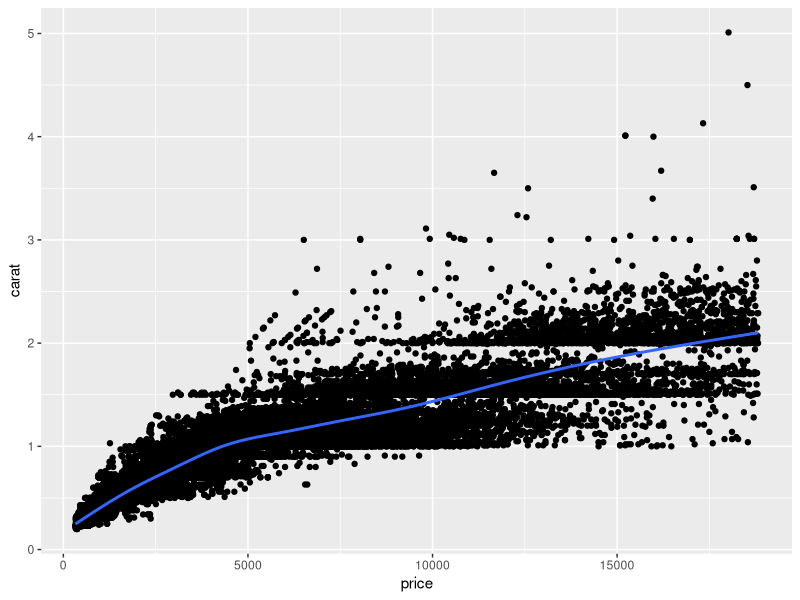
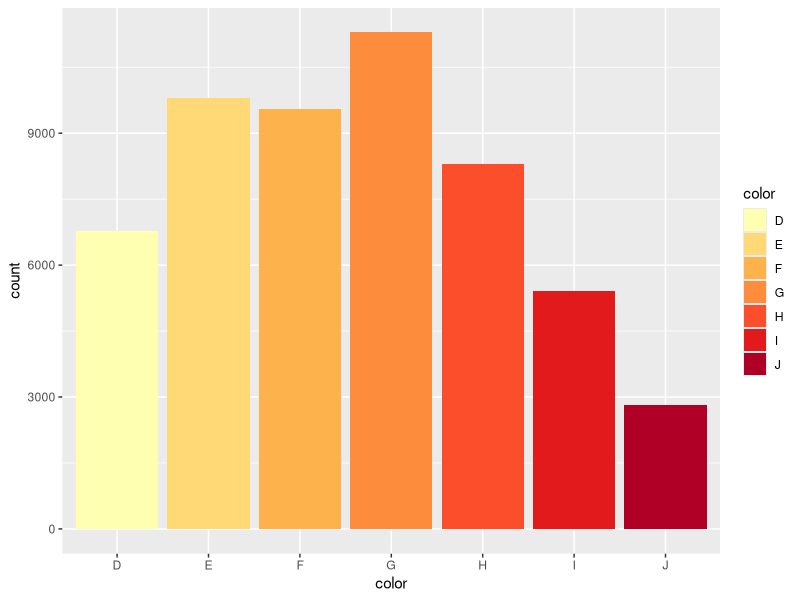
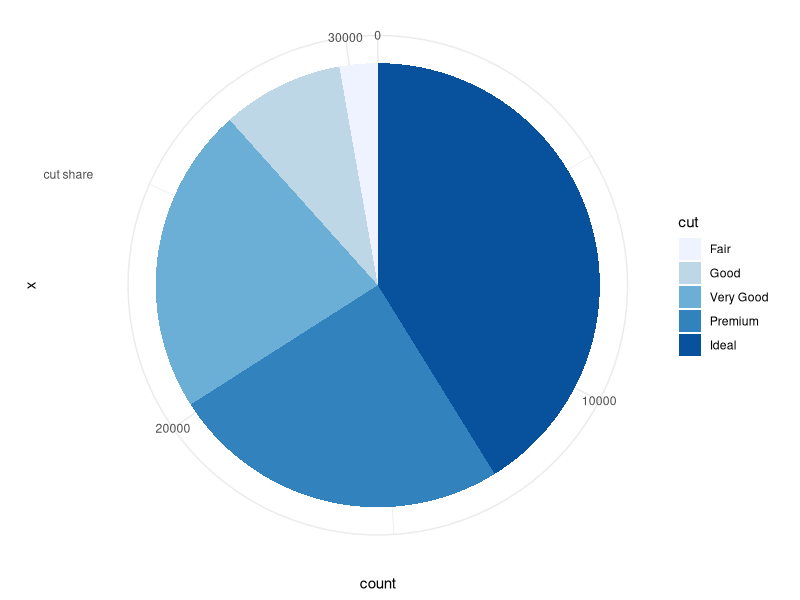
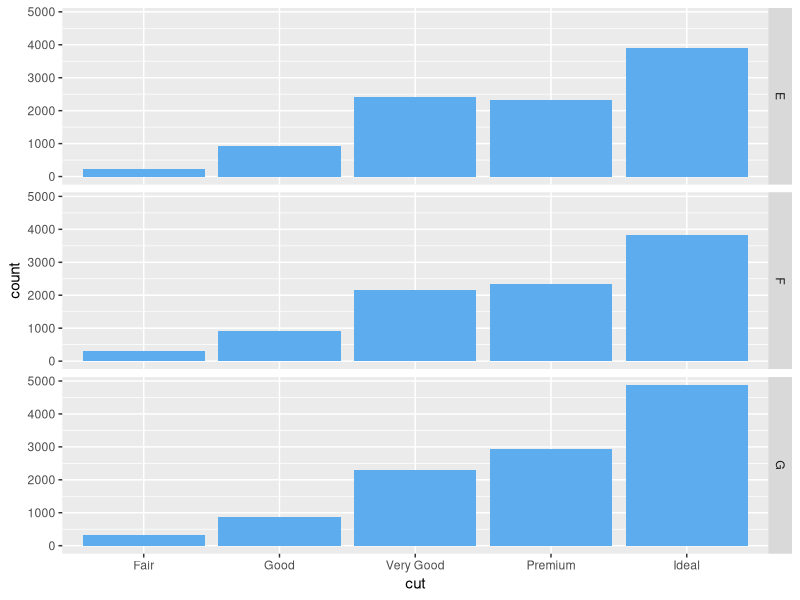

Here is the R script that generated these plots, in order:
## ---- chunk 1
library(tidyverse)
knitr::opts_chunk$set(echo = TRUE)
## ---- chunk 2
ggplot(data = diamonds) + geom_point(aes(x= price, y= carat)) + geom_smooth(aes(x=price, y=carat))
## ---- chunk 3
ggplot(data = diamonds) +
  geom_bar( aes(color, fill = color)) + scale_fill_brewer(palette = "YlOrRd")
## ---- chunk 4
diamonds2 <- diamonds %>% filter(color %in% c("E", "F", "G"))
## ---- chunk 5
ggplot(data = diamonds2, aes(x = "cut share", fill = cut)) +
  geom_bar(width = 1) + coord_polar("y", start=0) + scale_fill_brewer(palette="Blues") +
  theme_minimal()
## ---- chunk 6
ggplot(data = diamonds2) +
  geom_bar(aes(cut), fill = "steelblue2") + facet_grid(color ~ .)
